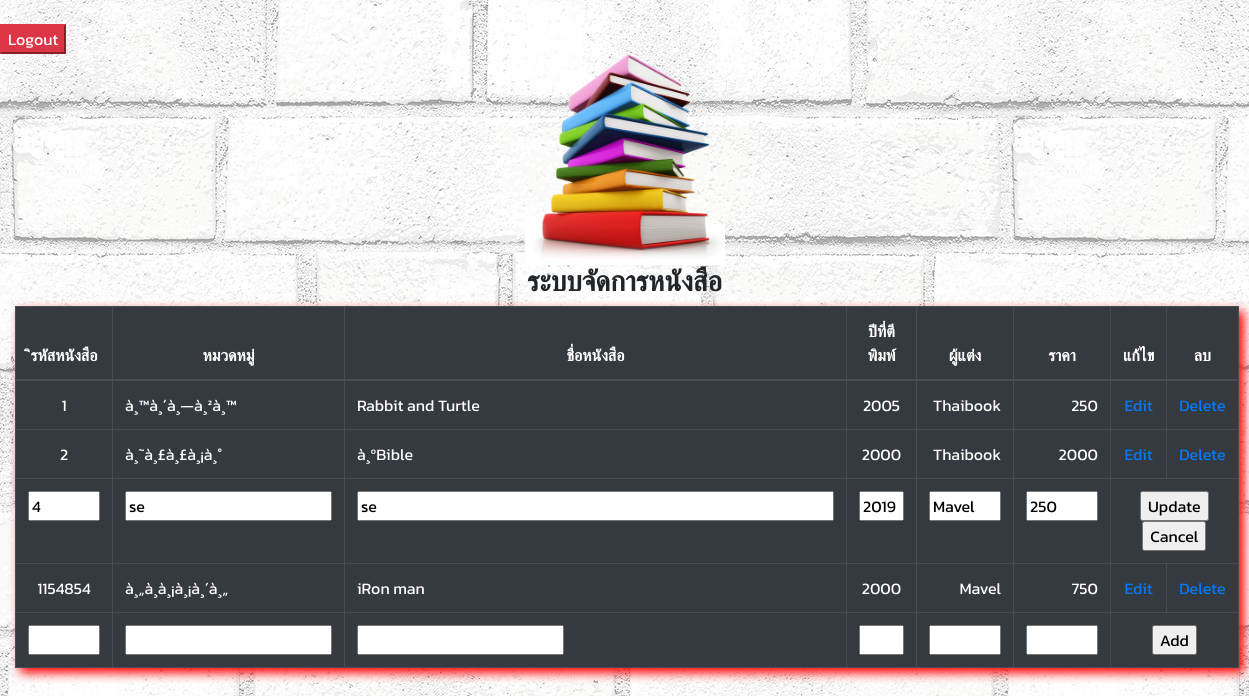
/604259009/manage.php?Action=Edit&CusID=4, run on the app's committed database.
### tables this page shows
CREATE TABLE `customer` (
  `CustomerID` int(9) DEFAULT NULL,
  `Name` varchar(100) DEFAULT NULL,
  `Tel` varchar(100) DEFAULT NULL,
  `List` varchar(100) DEFAULT NULL,
  `Price` varchar(50) DEFAULT NULL,
  `Total` float DEFAULT NULL
);

### 604259009/manage.php (the view, shortened to what this page needs)
<html>
<head>
<link rel="stylesheet" href="https://stackpath.bootstrapcdn.com/bootstrap/4.3.1/css/bootstrap.min.css">
</head>
<body>
<div class="container-fluid">
<div class="row">
<div align="right">
<button class="btn-danger"><a href="logout.php"><font color="#FFFFFF">Logout</font></a></button>
</div>
</div>
<?php
$objConnect = mysqli_connect("localhost","root","03112541") or die("Error To Conect DTB");
$strSQL = "SELECT * FROM customer";
$objQuery = mysqli_query($objConnect,$strSQL) or die ("Error Query [".$strSQL."]");
?>
<form name="frmMain" method="post" action="<?php echo $_SERVER["PHP_SELF"];?>">
<div align="center">
<img width="200" src="img/book.png">
<h3><b>ระบบจัดการหนังสือ</b></h3>
<table class="table-responsive-sm table table-hover table-dark" width="100%" border="1">
 <thead class="thead-dark">
  <tr>
    <th width="20"> <div align="center">ิรหัสหนังสือ</div></th>
    <th width="50"> <div align="center">หมวดหมู่</div></th>
    <th width="20"> <div align="center">ชื่อหนังสือ</div></th>
    <th width="20"> <div align="center">ปีที่ตีพิมพ์</div></th>
    <th width="59"> <div align="center">ผู้แต่ง</div></th>
    <th width="71"> <div align="center">ราคา</div></th>
    <th width="40"> <div align="center">แก้ไข</div></th>
    <th width="30"> <div align="center">ลบ</div></th>
    </thead>
  </div>
<?php
while($objResult = mysqli_fetch_array($objQuery))
{
?>
  <?php
	if($objResult["CustomerID"] == $_GET["CusID"] and $_GET["Action"] == "Edit")
	{
  ?>
  <tr>
    <td><div align="center">
		<input type="text" name="txtEditCustomerID" size="5" value="<?php echo $objResult["CustomerID"];?>">
	</div></td>
    <td><input type="text" name="txtEditName" size="20" value="<?php echo $objResult["Name"];?>"></td>
    <td><input type="text" name="txtEditTel" size="50" value="<?php echo $objResult["Tel"];?>"></td>
    <td><div align="center"><input type="text" name="txtEditList" size="2" value="<?php echo $objResult["List"];?>"></div></td>
    <td align="right"><input type="text" name="txtEditPrice" size="5" value="<?php echo $objResult["Price"];?>"></td>
    <td align="right"><input type="text" name="txtEditTotal" size="5" value="<?php echo $objResult["Total"];?>"></td>
    <td colspan="2" align="right"><div align="center">
      <input name="btnAdd" type="button" id="btnUpdate" value="Update" OnClick="frmMain.hdnCmd.value='Update';frmMain.submit();">
	  <input name="btnAdd" type="button" id="btnCancel" value="Cancel" OnClick="window.location='<?php echo $_SERVER["PHP_SELF"];?>';">
    </div></td>
  </tr>
  <?php
	}
  else
	{
  ?>
  <tr>
    <td><div align="center"><?php echo $objResult["CustomerID"];?></div></td>
    <td><?php echo $objResult["Name"];?></td>
    <td><?php echo $objResult["Tel"];?></td>
    <td><div align="center"><?php echo $objResult["List"];?></div></td>
    <td align="right"><?php echo $objResult["Price"];?></td>
    <td align="right"><?php echo $objResult["Total"];?></td>
    <td align="center"><a href="<?php echo $_SERVER["PHP_SELF"];?>?Action=Edit&CusID=<?php echo $objResult["CustomerID"];?>">Edit</a></td>
	<td align="center"><a href="JavaScript:if(confirm('ลบรายการนี้ใช่หรือไม่?')==true){window.location='<?php echo $_SERVER["PHP_SELF"];?>?Action=Del&CusID=<?php echo $objResult["CustomerID"];?>';}">Delete</a></td>
  </tr>
  <?php
	}
  ?>
<?php
}
?>
  <tr>
    <td><div align="center"><input type="text" name="txtAddCustomerID" size="5"></div></td>
    <td><input type="text" name="txtAddName" size="20"></td>
    <td><input type="text" name="txtAddTel" size="20"></td>
    <td><div align="center"><input type="text" name="txtAddList" size="2"></div></td>
    <td align="right"><input type="text" name="txtAddPrice" size="5"></td>
    <td align="right"><input type="text" name="txtAddTotal" size="5"></td>
    <td colspan="2" align="right"><div align="center">
      <input name="btnAdd" type="button" id="btnAdd" value="Add" OnClick="frmMain.hdnCmd.value='Add';frmMain.submit();">
    </div></td>
  </tr>
</form>
</div>
</body>
</html>

### 604259009/manage.php (style rules this page uses)
body { background-image:url(img/bg.jpg); background-repeat:; font-family: 'Kanit', sans-serif; }
table { box-shadow: 5px 5px 10px #F00; }

### data on the page
customer: CustomerID "1", Name "à¸™à¸´à¸—à¸²à¸™", Tel "Rabbit and Turtle", List "2005", Price "Thaibook", Total "250"
customer: CustomerID "2", Name "à¸˜à¸£à¸£à¸¡à¸°", Tel "à¸ºBible", List "2000", Price "Thaibook", Total "2000"
customer: txtEditCustomerID "4", txtEditName "se", txtEditTel "se", txtEditList "2019", txtEditPrice "Mavel", txtEditTotal "250"
customer: CustomerID "1154854", Name "à¸„à¸­à¸¡à¸¡à¸´à¸„", Tel "iRon man", List "2000", Price "Mavel", Total "750"
